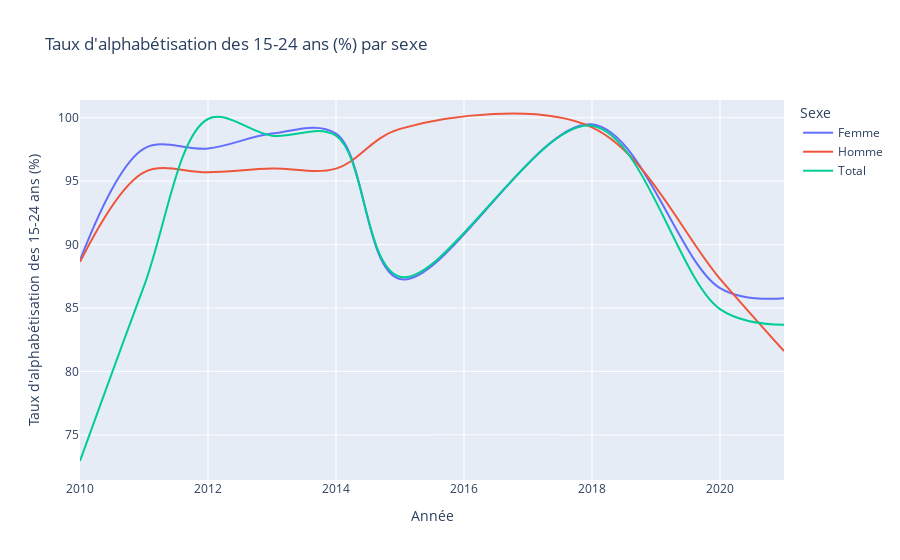

The cell this chart's notebook holds for it:
### Code cell
px.line(
    alphabetisation.query("TIME_PERIOD >= 2010"),
    x="TIME_PERIOD",
    y="Taux d'alphabétisation des 15-24 ans (%)",
    color="Sexe",
    # fill area bellows the line
    line_shape="spline",
    title="Taux d'alphabétisation des 15-24 ans (%) par sexe",
    labels={
        "TIME_PERIOD": "Année",
        "Taux d'alphabétisation des 15-24 ans (%)": "Taux d'alphabétisation des 15-24 ans (%)",
    },
)

### Figure 1 — Plotly figure (JSON) as saved in the notebook; plotly's stock layout.template omitted (floating-point values rounded to 4 significant figures)
{"data": [{"hovertemplate": "Sexe=Femme<br>Année=%{x}<br>Taux d'alphabétisation des 15-24 ans (%)=%{y}<extra></extra>", "legendgroup": "Femme", "line": {"color": "#636efa", "dash": "solid", "shape": "spline"}, "marker": {"symbol": "circle"}, "mode": "lines", "name": "Femme", "orientation": "v", "showlegend": true, "type": "scatter", "x": [2010, 2011, 2012, 2013, 2014, 2015, 2018, 2020, 2021], "xaxis": "x", "y": [88.77, 97.57, 97.57, 98.75, 98.75, 87.28, 99.48, 86.57, 85.76], "yaxis": "y"}, {"hovertemplate": "Sexe=Homme<br>Année=%{x}<br>Taux d'alphabétisation des 15-24 ans (%)=%{y}<extra></extra>", "legendgroup": "Homme", "line": {"color": "#EF553B", "dash": "solid", "shape": "spline"}, "marker": {"symbol": "circle"}, "mode": "lines", "name": "Homme", "orientation": "v", "showlegend": true, "type": "scatter", "x": [2010, 2011, 2012, 2013, 2014, 2015, 2018, 2020, 2021], "xaxis": "x", "y": [88.63, 95.7, 95.7, 95.99, 95.99, 99.12, 99.24, 87.3, 81.6], "yaxis": "y"}, {"hovertemplate": "Sexe=Total<br>Année=%{x}<br>Taux d'alphabétisation des 15-24 ans (%)=%{y}<extra></extra>", "legendgroup": "Total", "line": {"color": "#00cc96", "dash": "solid", "shape": "spline"}, "marker": {"symbol": "circle"}, "mode": "lines", "name": "Total", "orientation": "v", "showlegend": true, "type": "scatter", "x": [2010, 2011, 2012, 2013, 2014, 2015, 2018, 2020, 2021], "xaxis": "x", "y": [72.94, 86.72, 99.9, 98.59, 98.59, 87.46, 99.36, 84.92, 83.67], "yaxis": "y"}], "layout": {"legend": {"title": {"text": "Sexe"}, "tracegroupgap": 0}, "title": {"text": "Taux d'alphabétisation des 15-24 ans (%) par sexe"}, "xaxis": {"anchor": "y", "domain": [0, 1], "title": {"text": "Année"}}, "yaxis": {"anchor": "x", "domain": [0, 1], "title": {"text": "Taux d'alphabétisation des 15-24 ans (%)"}}}}
